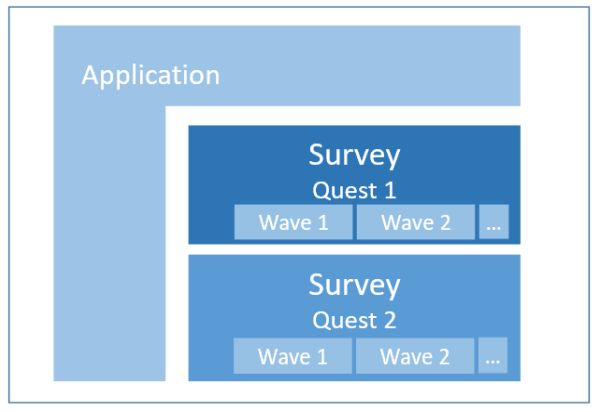
#> input picture app-bucket/content/img/app-and-questionnaires-big.jpg, 600 x 412 px
$ python halftone.py ../../img/app-and-questionnaires-big.jpg
#> lines starting #> are read from the running program, lines starting #| are printed output that depends on the picture; after the words box and inside, x2 and y2 are one past the last pixel; in counts of white or black regions, pixels touching at a corner belong together
# https://github.com/GravO8/halftone

#pip install opencv-python
import argparse
import re
import cv2
import numpy as np
from math import ceil
from os import path
from os import getcwd


def halftone(img_name, side = 20, jump = None, bg_color = (255,255,255), fg_color = (0,0,0), alpha = 1.4):
    '''
    Generates an halftone image from the image specified in img_name
    Arguments:
        img_name (required)- String with the image name (must include the image
        extension)
        side (optional)- Integer witht the length (in pixels) of the side of
        each square that composes the output image (default is 20)
        jump (optional)- Integer witht length (in pixels) of the side of each
        square the program will scan from original image (default is 0.7% of the
        minimum between the width and height)
        bg_color (optional)- Tuple with the rgb value of the background color of
        the output image (default is white)
        fg_color (optional)- Tuple with the rgb value of the color of the
        circles of the output image (default is black)
        alpha (optional)- Float (greater than 0) that determines how big the
        circles can be. When alpha is 1, the maximum radius is side/2 (default
        is 1.4)
    '''
#> called with img_name = '../../img/app-and-questionnaires-big.jpg', side = 20, bg_color = (255, 255, 255), fg_color = (0, 0, 0), alpha = 1.4

    # print("working dir is %s" % getcwd())

    assert path.exists(img_name), "can't find image {}".format(img_name)
    assert side  > 0, "side must be greater than 0"
    assert alpha > 0, "alpha must be greater than 0"
    # print("    halftone for image", img_name)
    img 		  = cv2.imread(img_name, cv2.IMREAD_GRAYSCALE)
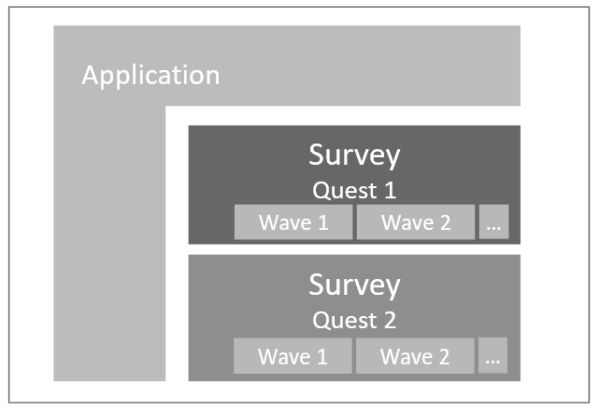
#> img: shape (412, 600); min 80, max 255, mean 197.7
    height, width = img.shape
#> height = 412; width = 600
    if(jump == None):
        jump = ceil(min(height,height)*0.007)
#> jump = 3
    assert jump > 0, "jump must be greater than 0"
    print("    height: {}, width: {}, side: {}, jump: {}, bg_color: {}, fg_color: {}, alpha: {}".format(height, width, side, jump, bg_color, fg_color, alpha))
#|     height: 412, width: 600, side: 20, jump: 3, bg_color: (255, 255, 255), fg_color: (0, 0, 0), alpha: 1.4
    bg_color = bg_color[::-1]
    fg_color = fg_color[::-1]

    height_output, width_output = side*ceil(height/jump), side*ceil(width/jump)
#> height_output = 2760; width_output = 4000
    canvas 	      = np.zeros((height_output,width_output,3), np.uint8)
    output_square = np.zeros((side, side, 3), np.uint8)

    x_output, y_output = 0, 0
    for y in range(0, height, jump):
        for x in range(0, width, jump):
            output_square[:] = bg_color
            intensity        = 1 - square_avg_value(img[y:y+jump, x:x+jump])/255
            radius           = int(alpha*intensity*side/2)
            cv2.circle(output_square, (side//2,side//2), radius, fg_color, -1)
            canvas[y_output:y_output+side, x_output:x_output+side] = output_square
            x_output += side
        y_output += side
        x_output = 0
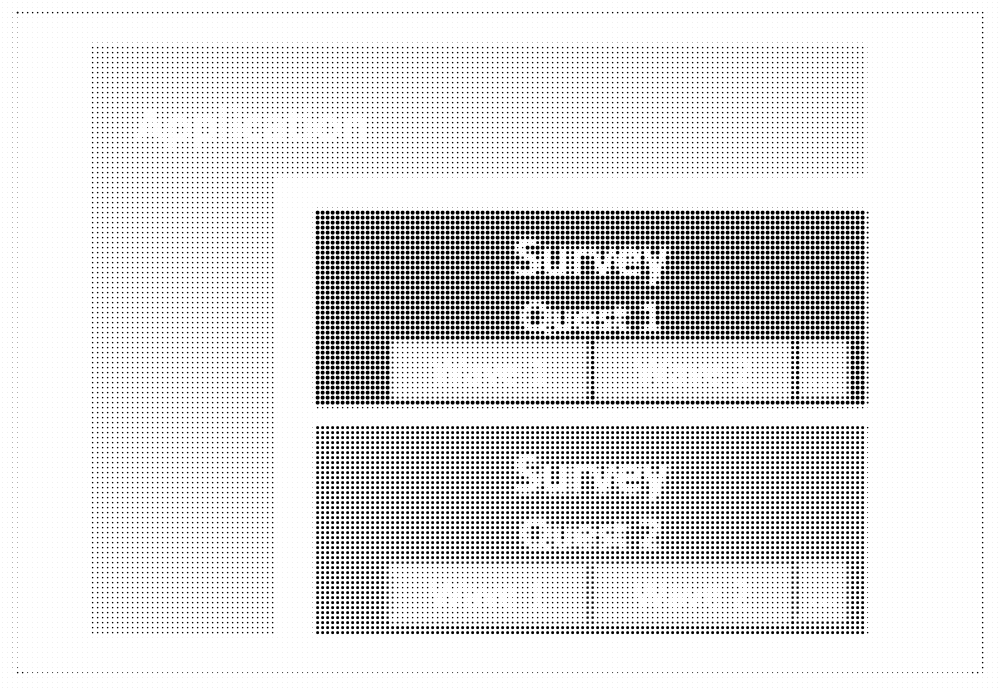
#> canvas: shape (2760, 4000, 3) (shown at 1/4 size); 88.4% white; 27600 black regions (11406 under 20 px), largest, box (x1, y1, x2, y2) and area: (1262, 842, 1279, 859) 197, (1282, 842, 1299, 859) 197, (1302, 842, 1319, 859) 197
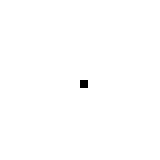
#> output_square: shape (20, 20, 3) (shown 8 times larger); 99.8% white; black in thin lines or dots, all inside (x1, y1, x2, y2) = (10, 10, 11, 11)

    bn = path.basename(img_name)
    fp = path.join('.','img',"out-"+bn)
    cv2.imwrite(fp, canvas)
    print("    done - %s" % fp)


def square_avg_value(square):
    '''
    Calculates the average grayscale value of the pixels in a square of the
    original image
    Argument:
        square: List of N lists, each with N integers whose value is between 0
        and 255
    '''
    sum = 0
    n = 0
    for row in square:
        for pixel in row:
            sum += pixel
            n += 1
    return sum/n


def str_to_rgb(str):
    '''
    Receives a string with a rgb value and returns a tuple with the
    corresponding rgb value
    '''
    split = str[1:-1].split(",")
    return (int(split[0]), int(split[1]), int(split[2]))


def get_args():
    '''
    Reads and parses the arguments from the command line
    '''
    def rgb_color(arg, pat = re.compile("\([0-9]{1,3},[0-9]{1,3},[0-9]{1,3}\)")):
        arg = arg.replace(" ","")
        if( pat.match(arg) and
            int(arg[1:-1].split(",")[0]) < 256 and
            int(arg[1:-1].split(",")[1]) < 256 and
            int(arg[1:-1].split(",")[2]) < 256 ):
            return arg
        raise argparse.ArgumentTypeError("invalid rgb value")
    parser = argparse.ArgumentParser(description = "Generate halftone images")
    parser.add_argument("file", help = "(required)- String with the image name"+
    " (must include the image extension")
    parser.add_argument("-s", "--side", help = "(optional)- Length (in pixels)"+
    " of the side of each square that composes the output image (default is 20)"
    , type = int, default = 20)
    parser.add_argument("-j", "--jump", help = "(optional)- Length (in pixels)"+
    " of the side of each square the program will scan from original image (de"+
    "fault is 0.7%% of the minimum between the width and height)", type = int)
    parser.add_argument("-bg", "--bg_color", help = "(optional)- Background co"+
    "lor of the output image (default is white)", default = "(255,255,255)",
    type = rgb_color)
    parser.add_argument("-fg", "--fg_color", help = "(optional)- Color of the "+
    "circles of the output image (default is black)", default = "(0,0,0)", type
    = rgb_color)
    parser.add_argument("-a", "--alpha", help = "(optional)- Float (greater th"+
    "an 0) that determines how big the circles can be. When alpha is 1, the ma"+
    "ximum radius is side/2 (default is 1.4)", type = float, default = 1.4)
    return parser.parse_args()


if __name__ == "__main__":
    args = get_args()
    halftone(args.file,
            side = args.side,
            jump = args.jump,
            bg_color = str_to_rgb(args.bg_color),
            fg_color = str_to_rgb(args.fg_color),
            alpha = args.alpha)

$ run again, on app-bucket/content/img/questionnaire-lifecycle-big.jpg
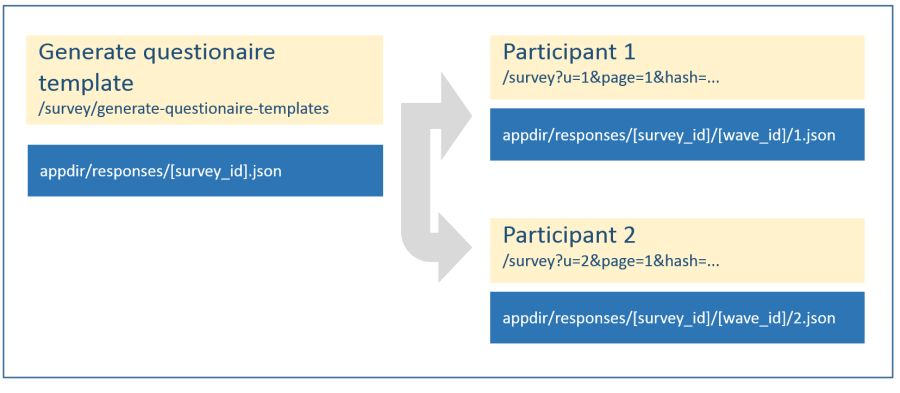
#> input picture app-bucket/content/img/questionnaire-lifecycle-big.jpg, 900 x 393 px
#> in halftone, `img 		  = cv2.imread(img_name, cv2.IMREAD_GRAYSCALE)`:
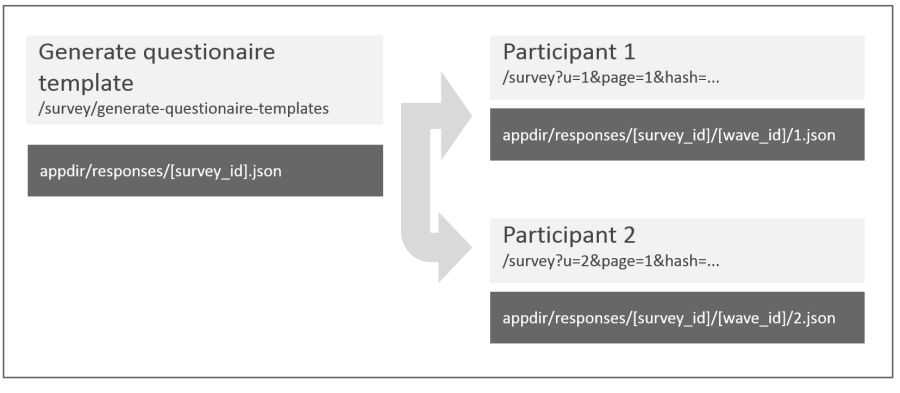
#> img: shape (393, 900); min 48, max 255, mean 223.6
#|     height: 393, width: 900, side: 20, jump: 3, bg_color: (255, 255, 255), fg_color: (0, 0, 0), alpha: 1.4
#> after the loop in halftone, `for y in range(0, height, jump):`:
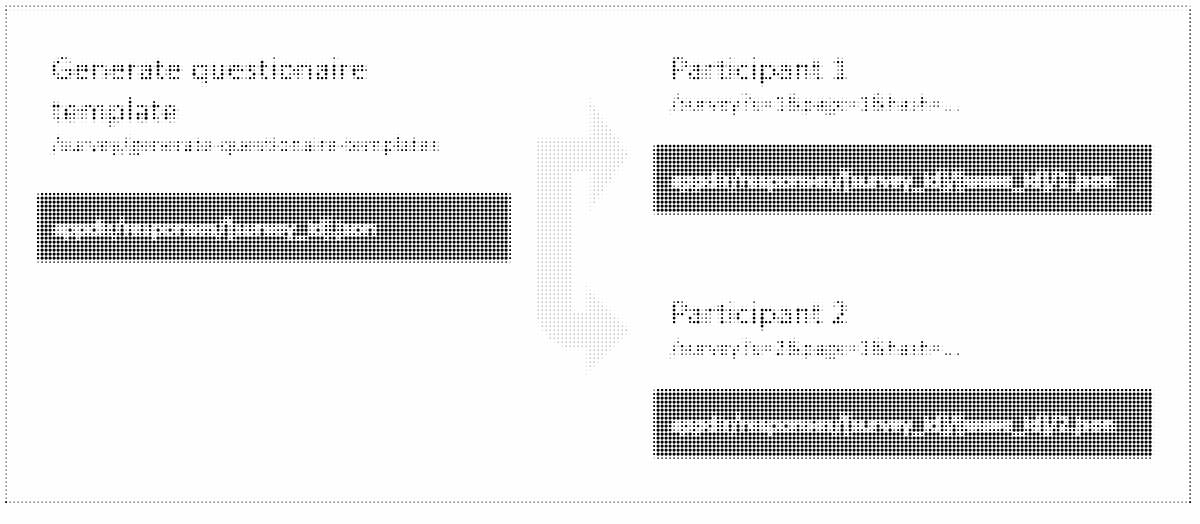
#> canvas: shape (2620, 6000, 3) (shown at 1/5 size); 92% white; 39300 black regions (30760 under 20 px), largest, box (x1, y1, x2, y2) and area: (642, 322, 659, 339) 197, (782, 322, 799, 339) 197, (1302, 322, 1319, 339) 197
